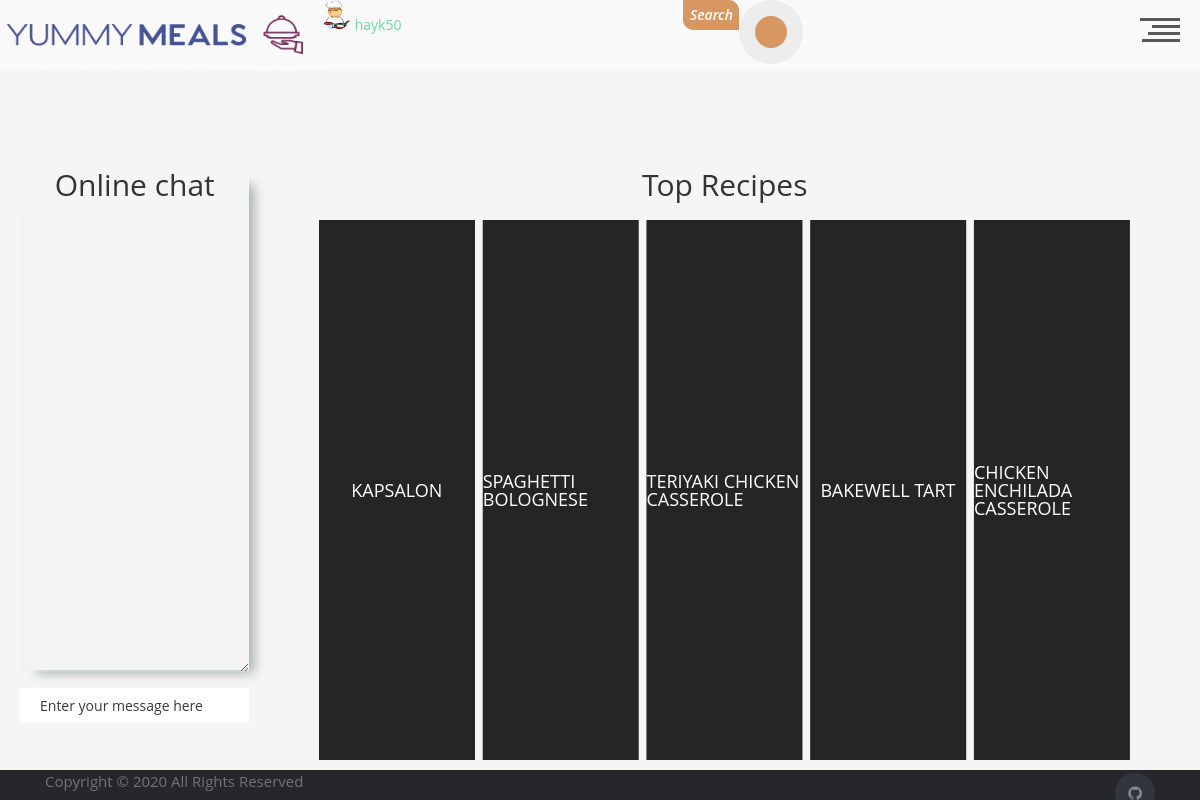
Page / (signed in) on the committed database.
### app/users/models.py (models this page shows, shortened)
class User(db.Model, UserMixin):
    __tablename__ = 'user'
    id = db.Column(db.Integer, primary_key=True)
    username = db.Column(db.String(20), unique=True, nullable=False)
    email = db.Column(db.String(120), unique=True, nullable=False)
    image_file = db.Column(
        db.String(20), nullable=False, default='default.png')
    password = db.Column(db.String(60), nullable=False)
    comment = db.relationship('UserComments', backref='author', lazy=True)
    is_admin = db.Column(db.Boolean, default=False)

### app/meals/models.py (models this page shows, shortened)
class Meal(db.Model):
    __tablename__ = 'meal'
    id = Column(Integer, primary_key=True)
    name = Column(String)
    category_id = Column(Integer, ForeignKey('category.id'))
    area_id = Column(Integer, ForeignKey('area.id'))
    author_id = Column(Integer, ForeignKey('user.id'), default=1)
    instructions = Column(String)
    img_link = Column(String, default='default.jpg')
    tags = Column(String)
    video_link = Column(String)
    date_posted = Column(db.DateTime, nullable=False, default=datetime.utcnow)
    area = relationship("Area")
    category = relationship("Category")
    user = relationship("User")

### app/index/routes.py (the view)
@index_bp.route('/')
def index():
    tops = top_fives()
    name = 'Guest'
    if current_user.is_authenticated:
        name = current_user.username
    room = 'main_room'
    session['name'] = name
    session['room'] = room
    name = session.get('name', '')
    room = session.get('room', '')
    return render_template(
        'index_page.html',
        tops=tops,
        name=name,
        room=room)

### app/index/routes.py (called while the page is built)
def top_fives():
    mydict = {}
    for record in UserFavorite.query.all():
        mydict[record.meal_id] = len(UserFavorite.query.
                                     filter_by(meal_id=record.meal_id).all())
    res = dict(sorted(mydict.items(), key=itemgetter(1), reverse=True)[:5])
    tops = Meal.query.filter(Meal.id.in_(list(res.keys()))).all()
    tops = sorted(tops, key=lambda o: list(res.keys()).index(o.id))
    return tops

### app/users/models.py (called while the page is built)
@login_manager.user_loader
def load_user(user_id):
    return User.query.get(int(user_id))

### app/index/templates/index_page.html (shortened to what this page needs)
{% extends 'base.html' %}
{% block content %}
<link rel="stylesheet" href="{{url_for('index.static',filename='css/index.css') }}">
<link rel="stylesheet" type="text/css" href="{{url_for('index.static',filename='css/emoji/jquery.emojipicker.css') }}">
<div class="main_wrapper" style="display:flex; padding:20px auto;">
<div class='chat_sidebar' style="width:25%;height:500px; margin-top:100px;">
        <h1 style="font-size:30px;text-align:center;margin-bottom:10px;">Online chat</h1>
         <textarea id="chat" cols="20" rows="33" style="width:100%;" disabled></textarea><br><br>
        {% if current_user.is_authenticated %}
          <input id="text" size="80" placeholder="Enter your message here" style="width:100%; height:35px;"><br><br>
        {% else %}
          <p>Please <a href="{{url_for('users.register')}}">register</a>,or  <a href="{{url_for('users.login')}}">login</a> to leave comment !!</p>
        {% endif %}
</div>
<div class="cont s--inactive" style="width:100%;height:700px; ">
  <h1 style="font-size:30px;text-align:center;margin:20px auto;">Top Recipes</h1>
  <div class="cont__inner">
  {% for rec in range(tops|length)  %}
    <div class="el" >
      <div class="el__overflow">
        <div class="el__inner">
		{% if tops[rec].img_link != "default.jpg"%}
          <div class="el__bg" style="background:url('{{tops[rec].img_link}}');background-size: cover"></div>
		{% else%}
		   <div class="el__bg" style="background:url({{url_for('meals.static' , filename = "default.jpg")}});background-size: cover"></div>
		{% endif %}
          <div class="el__preview-cont">
            <h2 class="el__heading">{{tops[rec].name}}</h2>
          </div>
        </div>
      </div>
      <div class="el__index" style="margin-bottom: 120px;">
        <div class="el__index-front">
        </div>
      </div>
    </div>
  {% endfor %}
  </div>
</div>
</div>
{% endblock content %}

### app/index/templates/header.html (shortened to what this page needs)
<link rel="stylesheet" href="{{url_for('index.static',filename='css/header.css') }}">
<header style="display:flex">
  <h1><a style="display:flex;" href="/"><img width="321" height="70", src="{{url_for('index.static' ,  filename='media/Logo2-1.png') }}" ></a></h1>
  <h1>
  {%if current_user.is_authenticated%}
  <img width="30" height="30", src="{{url_for('users.static' ,  filename='profile_pics/'+current_user.image_file) }}" alt="Avatar" class="avatar img-circle">
  	<a href="/user/user_profile/{{current_user.id}}">{{current_user.username}}  </a>
	{%endif%}
  </h1>
<div class="search-form">
<p class="head_search_txt">Search</p>
 <form  method = 'GET' action="{{url_for('meals.meal_search')}}">
    <button style = "outline:none;" class="head_search_btn" type = 'submit'></button>
  </form>
</div>
  <div id="nav-trigger" role="button">
    <div class="line l-01"></div>
    <div class="line l-02"></div>
    <div class="line l-03"></div>
    <div class="line l-04"></div>
  </div>
</header>

### app/index/static/css/base.css (style rules this page uses)
* { margin: 0; padding: 0; outline: none; box-sizing: border-box; }
body { background-color: #ededed; }

### app/index/static/css/header.css (style rules this page uses)
html, div, span, applet, object, iframe, h1, h2, h3, h4, h5, h6, p, blockquote, pre, a, abbr, acronym, address, big, cite, code, del, dfn, em, img, ins, kbd, q, s, samp, small, strike, strong, sub, sup, tt, var, b, u, i, center, dl, dt, dd, ol, ul, li, fieldset, form, label, legend, table, caption, tbody, tfoot, thead, tr, th, td, article, aside, canvas, details, embed, figure, figcaption, footer, header, hgroup, menu, nav, output, ruby, section, summary, time, mark, audio, video { margin: 0; padding: 0; border: 0; font-size: 100%; font: inherit; vertical-align: baseline; }
article, aside, details, figcaption, figure, footer, header, hgroup, menu, nav, section, main { display: block; }
body { line-height: 1; }
html * { -webkit-font-smoothing: antialiased; -moz-osx-font-smoothing: grayscale; }
*, *:after, *:before { -webkit-box-sizing: border-box; -moz-box-sizing: border-box; box-sizing: border-box; }
html, body { height: 100%; }
a { color: #72d69a; text-decoration: none; transition: color .2s ease-out; }
header { position: fixed; top: 0; left: 0; height: 50px; width: 100%; background: #f9f9f9; z-index: 3; -webkit-transform: translateZ(0); -webkit-backface-visibility: hidden; -webkit-transition-property: -webkit-transform; -moz-transition-property: -moz-transform; transition-property: transform; -webkit-transition-duration: 0.4s; -moz-transition-duration: 0.4s; transition-duration: 0.4s; }
@media only screen and (min-width: 768px) { header { height: 70px; } }
#nav-trigger { position: absolute; margin: 10px 10px 0 0; top: auto; right: auto; width: 40px; height: 40px; cursor: pointer; text-align: right; float: right; -moz-transform: rotate(180deg); -webkit-transform: rotate(180deg); -o-transform: rotate(180deg); transform: rotate(180deg); -moz-transition: all 0.4s cubic-bezier(0.19, 1, 0.22, 1); -webkit-transition: all 0.4s cubic-bezier(0.19, 1, 0.22, 1); -o-transition: all 0.4s cubic-bezier(0.19, 1, 0.22, 1); transition: all 0.4s cubic-bezier(0.19, 1, 0.22, 1); right: 10px; top: -8px; }
#nav-trigger .line { height: 3px; width: 100%; margin-bottom: 4px; background: #585858; -moz-transition: all 0.4s cubic-bezier(0.19, 1, 0.22, 1); -webkit-transition: all 0.4s cubic-bezier(0.19, 1, 0.22, 1); -o-transition: all 0.4s cubic-bezier(0.19, 1, 0.22, 1); transition: all 0.4s cubic-bezier(0.19, 1, 0.22, 1); }
#nav-trigger .line.l-01 { width: 95%; }
#nav-trigger .line.l-02 { width: 80%; }
#nav-trigger .line.l-03 { width: 70%; }
#nav-trigger .line.l-04 { width: 100%; }
* { outline: none; border: none; padding: 0; }
.search-form { position: relative; margin: 0 auto 0; width: 300px; display: flex; }
.head_search_txt { background: #d69762; color: #fff; width: 56px; display: flex; text-align: center; font-weight: 600; justify-content: center; align-items: center; height: 30px; border-radius: 0px 10px 0px 10px; font-style: italic; }
.search-form:before { content: ' '; position: absolute; left: 70px; top: 14px; width: 2px; height: 36px; transform: scale(0); z-index: 1; background: #d69762; transition: all 0.5s cubic-bezier(.87, -.41, .19, 1.44); }
.head_search_btn { background: #ededed; position: absolute; height: 100%; border-radius: 50%; width: 64px; height: 64px; transition: all 0.5s cubic-bezier(.87, -.41, .19, 1.44); }
.head_search_btn:after { content: ' '; position: absolute; width: 32px; height: 32px; left: 0; right: 0; transform: translateY(-50%); margin: 0 auto; background: #d69762; border-radius: 50%; }
.head_search_btn:before { content: ' '; position: absolute; width: 24px; height: 24px; left: 0; right: 0; top: 20px; transform: scale(0); transform-origin: left top; margin: 0 auto; background: #ededed; border-radius: 50%; z-index: 1; transition: all 0.8s ease; }

### rows in the picture
User: image_file (placeholder picture), username "hayk50"
Meal: name "KAPSALON"
Meal: name "SPAGHETTI BOLOGNESE"
Meal: name "TERIYAKI CHICKEN CASSEROLE"
Meal: name "BAKEWELL TART"
Meal: name "CHICKEN ENCHILADA CASSEROLE"
